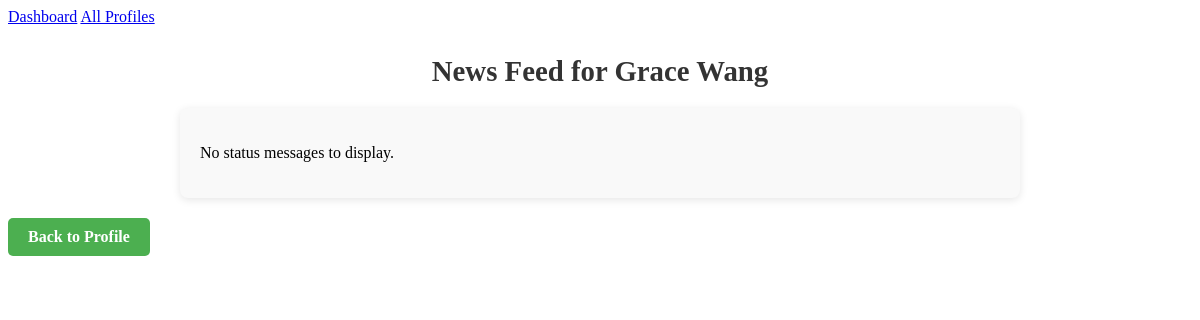
/profile/7/news_feed/ (signed in), run on an earlier commit of the app's database.
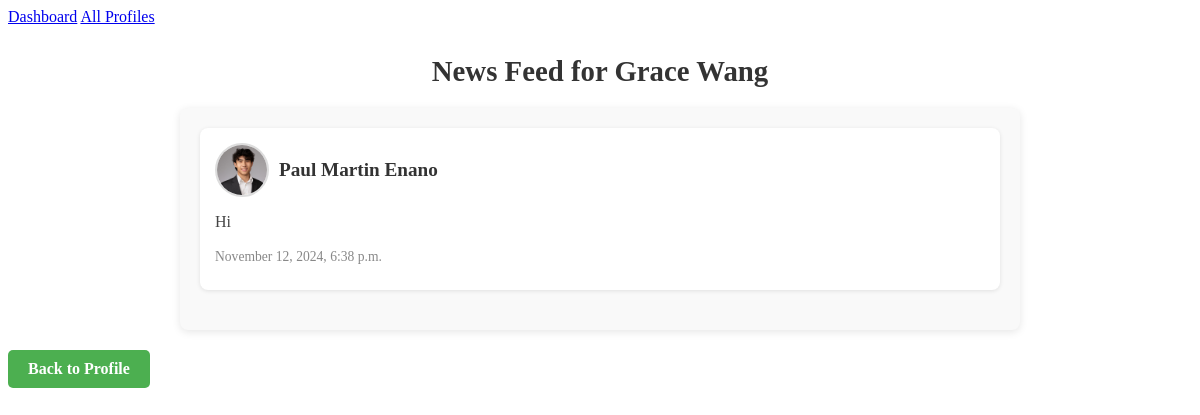
And on a later commit of the database.
### tide/models.py (models this page shows, shortened)
class StatusMessage(models.Model):
    timestamp = models.DateTimeField(auto_now_add=True)
    message = models.TextField()
    profile = models.ForeignKey('Profile', on_delete=models.CASCADE, related_name='status_messages')
    def get_images(self):
        return self.images.all()

class Profile(models.Model):
    user = models.OneToOneField(User, on_delete=models.CASCADE)  # Each user has one profile
    fname = models.CharField(max_length=100)
    lname = models.CharField(max_length=100)
    city = models.CharField(max_length=100)
    email = models.EmailField()
    image = models.ImageField(upload_to='profile_images/', blank=True, null=True)
    bio = models.TextField(default="This is where you can add a bio or description about the user.", blank=True)
    def get_friends(self):
        friends = Friend.objects.filter(models.Q(profile1=self) | models.Q(profile2=self))
        return [f.profile2 if f.profile1 == self else f.profile1 for f in friends]
    def get_news_feed(self):
        friends = self.get_friends()
        return StatusMessage.objects.filter(
            models.Q(profile__in=friends) |
            models.Q(profile__in=Profile.objects.exclude(pk=self.pk))
        ).exclude(profile=self).order_by('-timestamp')

### tide/views.py (the view, shortened to what this page needs)
# urls.py: path('profile/<int:pk>/news_feed/', views.ShowNewsFeedView.as_view(), name='news_feed'),
class ShowNewsFeedView(LoginRequiredMixin, DetailView):
    model = Profile
    template_name = 'tide/news_feed.html'
    context_object_name = 'profile'
    def get_context_data(self, **kwargs):
        context = super().get_context_data(**kwargs)
        context['news_feed'] = self.object.get_news_feed()
        return context

### tide/templates/tide/news_feed.html (shortened to what this page needs)
{% extends 'tide/base.html' %}
{% load static %}
{% block content %}
    <h3>News Feed for {{ profile.fname }} {{ profile.lname }}</h3>
    <div class="news-feed-container">
        {% if news_feed %}
            {% for message in news_feed %}
                <div class="news-feed-item">
                    <div class="news-feed-profile-info">
                        {% if message.profile.image %}
                            <img src="{{ message.profile.image.url }}" alt="{{ message.profile.fname }} {{ message.profile.lname }}" class="news-feed-profile-image">
                        {% else %}
                            <img src="https://picsum.photos/400/300" alt="Default Profile Image" class="news-feed-profile-image">
                        {% endif %}
                        <span class="news-feed-profile-name">{{ message.profile.fname }} {{ message.profile.lname }}</span>
                    </div>
                    <div class="news-feed-status">
                        <p>{{ message.message }}</p>
                        <span class="news-feed-timestamp">{{ message.timestamp|date:"F j, Y, g:i a" }}</span>
                    </div>
                </div>
            {% endfor %}
        {% else %}
            <p>No status messages to display.</p>
        {% endif %}
    </div>
    <a href="{% url 'show_profile' profile.pk %}" class="profile-button">Back to Profile</a>
{% endblock %}

What changed in the data, as far as the page shows it:
added StatusMessage: profile.image (picture), profile.fname "Paul Martin", profile.lname "Enano", message "Hi", timestamp "November 12, 2024, 6:38 p.m."
Also different on the page:
text no longer shown: "No status messages to display."
